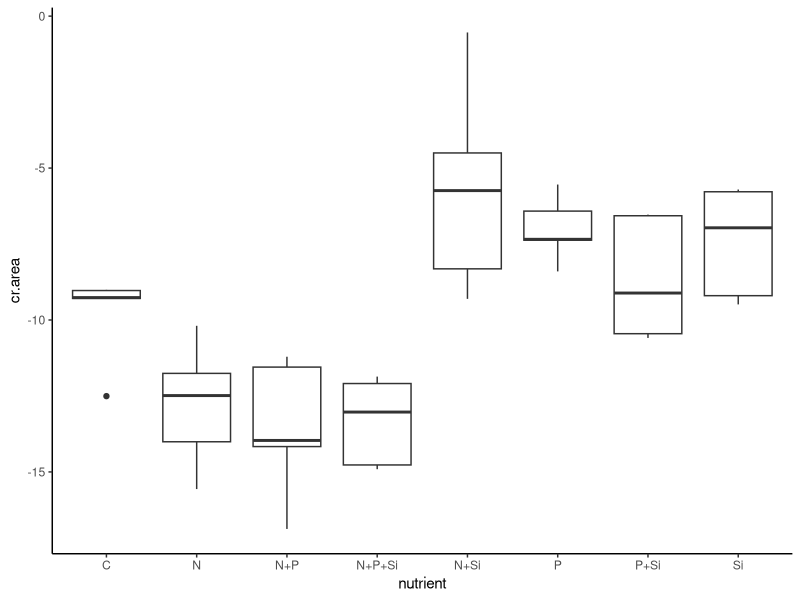
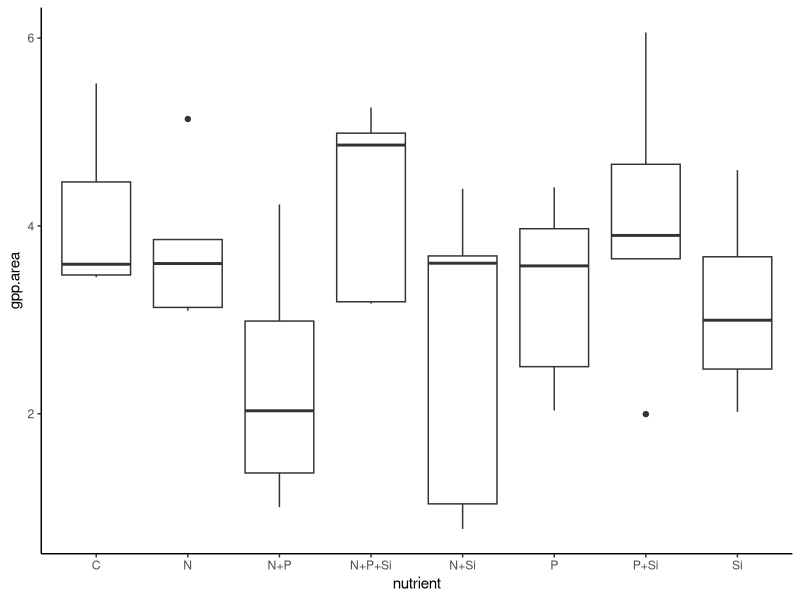
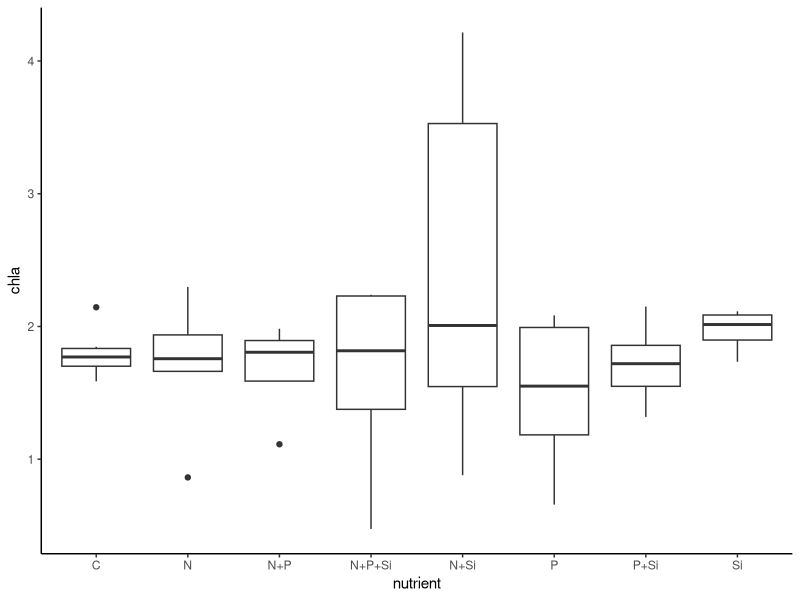
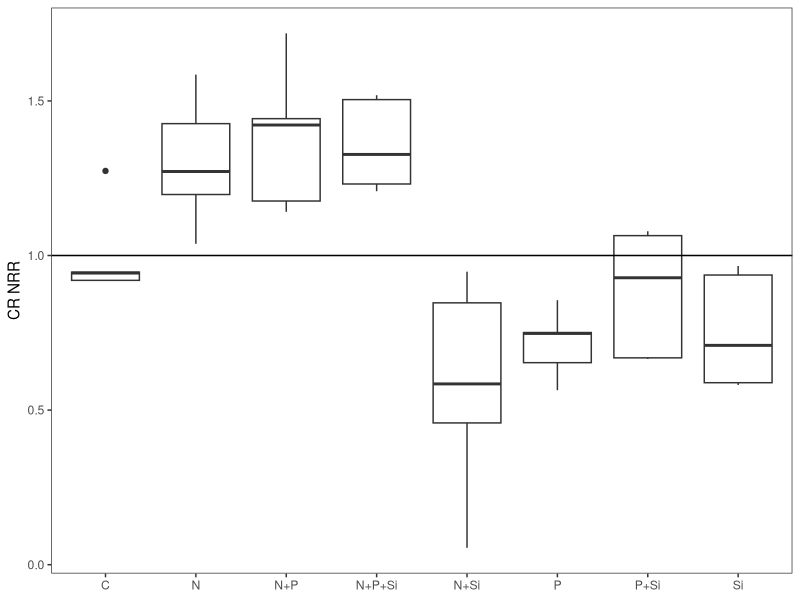
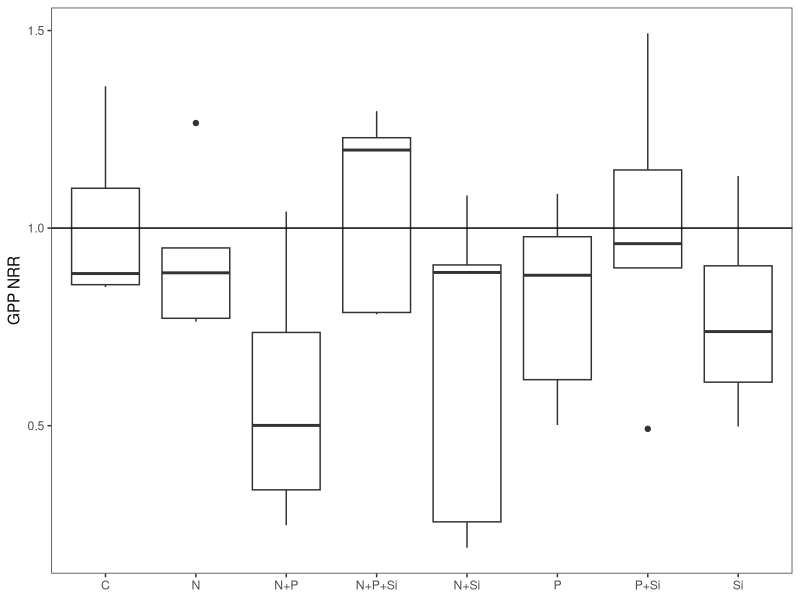
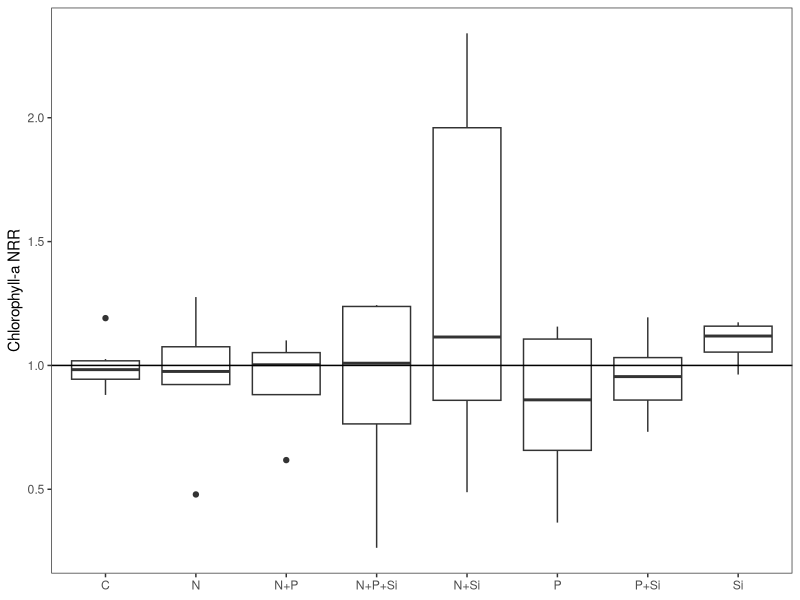
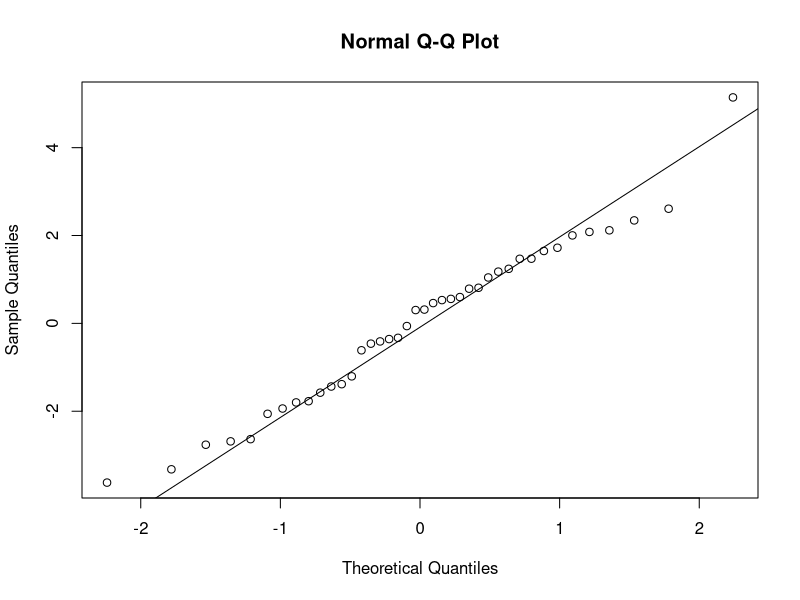
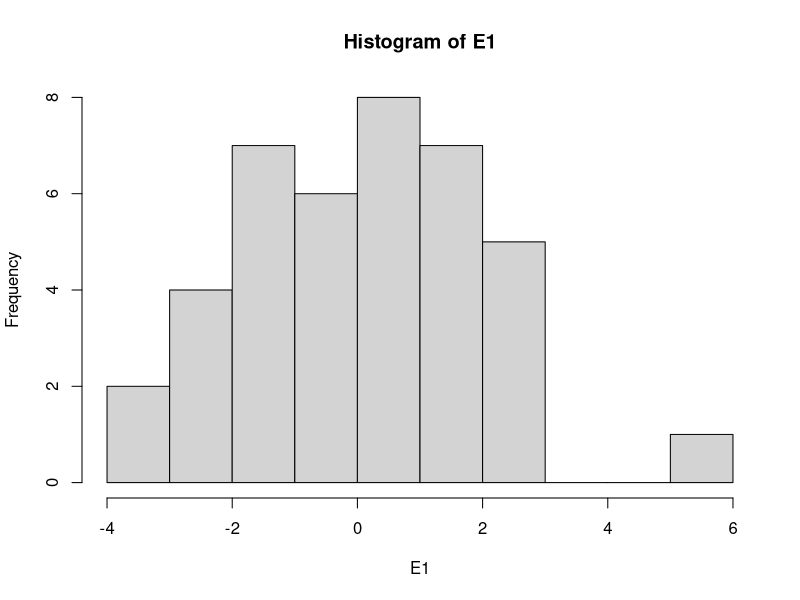

Source code (R) for these figures, in order: (Note: this script raises an error after producing the figures.)
#Author:  Clay Arango
#Creation date: 10-Feb-19
#Script to analyze NDS data from Summer 2018 WSB work with S. Roley and A. Alexiades

#packages
install.packages("nlme")
install.packages("nortest")
install.packages("plyr")
install.packages("dplyr")
install.packages("multcomp")
install.packages("MASS")
install.packages("ggplot2")
library(nlme)
library(nortest)
library(plyr)
library(dplyr)
library(multcomp)
library(MASS)
library(ggplot2)

#Load data
roza_summer <- read.table(file="roza_summer.csv", header=T, sep=",")

#set variable
d = roza_summer

#evaluate data to make sure factors are correct
names(d)

unique(d$nutrient) #control, N, NP, NPSi, NSi, P, PSi, Si
unique(d$N) #should be 0 and 1
unique(d$P) #should be 0 and 1
unique(d$Si) #should be 0 and 1
unique(d$top) #should be "sponge" and "glass"
#if need to change, use recode function below. 
d$top<-recode(d$top, "cellulose" ="sponge")
str(d)

#convert N and P and Si values (0 or 1 for absence or presence) to factors
d$N<-as.factor(d$N)
d$P<-as.factor(d$P)
d$Si<-as.factor(d$Si)
str(d)

#subset data into gpp and cr response
d.cr = subset(d, top=="sponge", data=d)
d.gpp = subset(d, top=="glass", data=d)

#check for outliers and check data entry before calculating CR-NRR
ggplot(d.cr, aes(x=nutrient, y=cr.area)) + geom_boxplot() + theme_classic()
#J1 (control) outlier?

#calculate nrr for cr
x<-ddply(d.cr, "nutrient", summarise, ave_cr = mean(cr.area, na.rm=T)) 
x
d.cr$cr.nrr = d.cr$cr.area/-9.818865 #divide by control ave_cr

#check for outliers and check data entry before calculating GPP- and chla-NRR
ggplot(d.gpp, aes(x=nutrient, y=gpp.area)) + geom_boxplot() + theme_classic()
#J2, P+Si are evenly spread
ggplot(d.gpp, aes(x=nutrient, y=chla)) + geom_boxplot() + theme_classic()
#I1, F1?

#calculate nrr for gpp and chla
x<- ddply(d.gpp, "nutrient", summarise, ave_gpp = mean(gpp.area, na.rm=T), ave_chla = mean(chla, na.rm=T)) 
x
d.gpp$gpp.nrr = d.gpp$gpp.area/4.059326 #divide by control ave_gpp
d.gpp$chla.nrr = d.gpp$chla/1.800835 #divide by control ave_chla
#use to exclude outliers
#x1<- ddply(subset(d.gpp, !(nds.id=="F6")), "nutrient", summarise, ave_chla = mean(chla_ug_cm2, na.rm=T)) 
#x1
#d.gpp$chla.nrr_1<-d.gpp$chla_ug_cm2/2.700340

#combine into one file and export
d.cr$chla.nrr<-NA
#d.cr$chla.nrr_1<-NA#for excluded outliers
d.cr$gpp.nrr<-NA
d.gpp$cr.nrr<-NA
d.nrr<-rbind(d.cr, d.gpp)
d.nrr$site.date<-"roza_summer"
write.table(d.nrr, "roza_summer_nrr.csv",  sep=",", quote=F, row.names =F)

###############
#plots of NRR
##############
ggplot(data=subset(d.cr, !(nutrient=="control")), aes(x=nutrient, y=cr.nrr))+geom_boxplot()+theme_bw()+
  ylab("CR NRR")+geom_abline(slope = 0, intercept = 1)+
  theme(axis.title.x=element_blank(), panel.grid.minor=element_blank(), panel.grid.major=element_blank())
#N limitation, possible Si inhibition

ggplot(data=subset(d.gpp, !(nutrient=="control")), aes(x=nutrient, y=gpp.nrr))+geom_boxplot()+theme_bw()+
  ylab("GPP NRR")+geom_abline(slope = 0, intercept = 1)+
  theme(axis.title.x=element_blank(), panel.grid.minor=element_blank(), panel.grid.major=element_blank())
#no limitation

ggplot(data=subset(d.gpp, !(nutrient=="control")), aes(x=nutrient, y=chla.nrr))+geom_boxplot()+theme_bw()+
  ylab("Chlorophyll-a NRR")+geom_abline(slope = 0, intercept = 1)+ 
  theme(axis.title.x=element_blank(), panel.grid.minor=element_blank(), panel.grid.major=element_blank())
#no limitation

##########
#NRR Summary Files
#########

GPP_sum<-ddply(d.gpp, "nutrient", summarise, ave_nrr.gpp=mean(gpp.nrr, na.rm=T), sd_nrr.gpp=sd(gpp.nrr, na.rm=T), 
               se_nrr.gpp =(sd(gpp.nrr)/sqrt(sum(!is.na(gpp.nrr)))), 
               ci95_nrr.gpp = (1.96*(sd(gpp.nrr)/sqrt(sum(!is.na(gpp.nrr))))),
               ave_nrr.chla=mean(chla.nrr, na.rm=T), sd_nrr.chla=sd(chla.nrr, na.rm=T), 
               se_nrr.chla =(sd(chla.nrr)/sqrt(sum(!is.na(chla.nrr)))), 
               ci95_nrr.chla = (1.96*(sd(chla.nrr)/sqrt(sum(!is.na(chla.nrr))))))
CR_sum<-ddply(d.cr, "nutrient", summarise, ave_nrr.cr=mean(cr.nrr, na.rm=T), sd_nrr.cr=sd(cr.nrr, na.rm=T), 
              se_nrr.cr =(sd(cr.nrr)/sqrt(sum(!is.na(cr.nrr)))), 
              ci95_nrr.cr = (1.96*(sd(cr.nrr)/sqrt(sum(!is.na(cr.nrr))))))

#now combine into one and export
d.sum<-merge(GPP_sum, CR_sum, by="nutrient")
d.sum$site_date<-"roza_summer"
write.table(d.sum, "roza_summer_summ.csv",  sep=",", quote=F, row.names=F)

############################################################
#analyze RESPIRATION data
############################################################

M1<-gls(cr.area~N*P*Si, data=d.cr, na.action=na.omit)
E1<-residuals(M1)
qqnorm(E1)
qqline(E1)
ad.test(E1)
   #residuals are normally distributed
hist(E1)  
plot(M1)

plot(filter(d.cr, !is.na(cr.area)) %>% dplyr::select(nutrient), 
     E1, xlab="nutrient", ylab="Residuals")
bartlett.test(cr.area~nutrient, data=d.cr)
   #variance test OK

anova(M1)
  
x <- group_by(d.cr, nutrient) %>%  # Grouping function causes subsequent functions to aggregate by season and reach
  summarize(cr.mean = abs(mean(cr.area, na.rm = TRUE)), # na.rm = TRUE to remove missing values
            cr.sd=abs(sd(cr.area, na.rm = TRUE)),  # na.rm = TRUE to remove missing values
            n = sum(!is.na(cr.area)), # of observations, excluding NAs. 
            cr.se=cr.sd/sqrt(n))

ggplot(data=x, aes(x=nutrient, y=cr.mean)) + 
  geom_bar(stat="identity", position=position_dodge(), color = "black") + 
  geom_errorbar(aes(ymin=cr.mean, ymax=cr.mean+cr.se), width=0.2, 
                position=position_dodge(0.9)) + 
  xlab("Nutrient") +
  ylab(expression(Respiration~(ug~O[2]~m^{-2}~h^{-1}))) +
  ylim(0,20) +
  labs(fill="Light") +
  theme_bw() +
  theme(panel.grid.major=element_blank(),
        panel.grid.minor=element_blank(),
        legend.title=element_text(size=6),
        legend.key=element_blank(), 
        legend.position=c(0.5,0.95), 
        legend.text=element_text(size=8), 
        legend.background=element_blank(), 
        legend.direction="horizontal", 
        legend.key.size=unit(0.3, "cm"), 
        axis.title.y=element_text(size=8), 
        axis.title.x=element_text(size=8), 
        axis.text.x=element_text(size=8))

#ggsave('output/figures/Roza_summer.tiff',
#       units="in",
#       width=3.25,
#       height=3.25,
#       dpi=1200,
#       compression="lzw")

#summarize nrr
x <- group_by(d.cr, nutrient) %>%  # Grouping function causes subsequent functions to aggregate by season and reach
  summarize(cr.mean = abs(mean(cr.nrr, na.rm = TRUE)), # na.rm = TRUE to remove missing values
            cr.sd=abs(sd(cr.nrr, na.rm = TRUE)),  # na.rm = TRUE to remove missing values
            n = sum(!is.na(cr.nrr)), # of observations, excluding NAs. 
            cr.se=cr.sd/sqrt(n))

############################################################
#analyze the PRODUCTION data
############################################################

M1<-gls(gpp.area~N*P*Si, data=d.gpp, na.action=na.omit) 
E1<-residuals(M1)
qqnorm(E1)
qqline(E1)
ad.test(E1)
   #residuals are normal

hist(E1, xlab="residuals", main="")
plot(M1)

plot(filter(d.gpp, !is.na(gpp.area)) %>% dplyr::select(nutrient), 
     E1, xlab="nutrient", ylab="Residuals")
bartlett.test(gpp.area~nutrient, data=d.gpp)
   #OK

anova(M1)
  
x <- group_by(d.gpp, nutrient) %>%  # Grouping function causes subsequent functions to aggregate by season and reach
  summarize(gpp.mean = abs(mean(gpp.area, na.rm = TRUE)), # na.rm = TRUE to remove missing values
            gpp.sd=abs(sd(gpp.area, na.rm = TRUE)),  # na.rm = TRUE to remove missing values
            n = sum(!is.na(gpp.area)), # of observations, excluding NAs. 
            gpp.se=gpp.sd/sqrt(n))

ggplot(data=x, aes(x=nutrient, y=gpp.mean)) + 
  geom_bar(stat="identity", position=position_dodge(), color = "black") + 
  geom_errorbar(aes(ymin=gpp.mean, ymax=gpp.mean+gpp.se), width=0.2, 
                position=position_dodge(0.9)) + 
  xlab("Nutrient") +
  ylab(expression(Production~(ug~O[2]~m^{-2}~h^{-1}))) +
  labs(fill="Light") +
  theme_bw() +
  theme(panel.grid.major=element_blank(),
        panel.grid.minor=element_blank(), 
        legend.title=element_text(size=6), 
        legend.key=element_blank(),  
        legend.position=c(0.5,0.95),  
        legend.text=element_text(size=8),  
        legend.background=element_blank(),  
        legend.direction="horizontal",  
        legend.key.size=unit(0.3, "cm"),  
        axis.title.y=element_text(size=8),  
        axis.title.x=element_text(size=8),  
        axis.text.x=element_text(size=8))

#ggsave('output/figures/gppByNutrient.tiff',
#       units="in",
#       width=3.25,
#       height=3.25,
#       dpi=1200,
#       compression="lzw")

#summarize nrr
x <- group_by(d.gpp, nutrient) %>%  # Grouping function causes subsequent functions to aggregate by season and reach
  summarize(gpp.mean = abs(mean(gpp.nrr, na.rm = TRUE)), # na.rm = TRUE to remove missing values
            gpp.sd=abs(sd(gpp.nrr, na.rm = TRUE)),  # na.rm = TRUE to remove missing values
            n = sum(!is.na(gpp.nrr)), # of observations, excluding NAs. 
            gpp.se=gpp.sd/sqrt(n))

#BELOW HERE IS NOT EDITED





############################################################
#analyze the CHL-A biomass on disks

M1<-gls(chla~N*P*light, data=roza_sum.chla, na.action=na.omit)
E1<-residuals(M1)
qqnorm(E1)
qqline(E1)
ad.test(E1)
  #residuals look bad (p=0.001)
hist(E1)
plot(M1)

vf1 = varIdent(form = ~ 1|N*P)
vf2 = varIdent(form = ~ 1|light)
vf3 = varIdent(form = ~ 1|N*P*light)
vf4 = varPower(form = ~ fitted(.)) 
vf5 = varExp(form = ~ fitted(.))
vf6 = varConstPower(form = ~ fitted(.))
vf7 = varExp(form = ~ fitted(.)|nutrient)

M2<-gls(chla~N*P*light, data=roza_sum.chla, na.action=na.omit, weights=vf1)
M3<-gls(chla~N*P*light, data=roza_sum.chla, na.action=na.omit, weights=vf2)
M4<-gls(chla~N*P*light, data=roza_sum.chla, na.action=na.omit, weights=vf3)
M5<-gls(chla~N*P*light, data=roza_sum.chla, na.action=na.omit, weights=vf4)
M6<-gls(chla~N*P*light, data=roza_sum.chla, na.action=na.omit, weights=vf5)
M7<-gls(chla~N*P*light, data=roza_sum.chla, na.action=na.omit, weights=vf6)
M8<-gls(chla~N*P*light, data=roza_sum.chla, na.action=na.omit, weights=vf7)

anova(M1,M2,M3,M4,M5,M6,M7,M8)

#M3 is best on AIC

E3<-residuals(M3)
qqnorm(E3)
qqline(E3)
ad.test(E3)
#residuals are not normal (p=0.001)
hist(E3, xlab="residuals", main="")
plot(M3)
  #hist and plot look good

plot(filter(roza_sum.chla, !is.na(chla)) %>% dplyr::select(light), 
     E3, xlab="light", ylab="Residuals")
bartlett.test(chla~light, data=roza_sum.chla)

plot(filter(roza_sum.chla, !is.na(chla)) %>% dplyr::select(nutrient), 
     E3, xlab="nutrient", ylab="Residuals")
bartlett.test(chla~nutrient, data=roza_sum.chla)

anova(M3)

#light is significant and N and P separately interact with light

x<-roza_sum.chla[complete.cases(roza_sum.chla$chla),]

with(x, 
     interaction.plot(nutrient,light,chla, 
                      ylim=c(0,1.5),lty=c(1,12),lwd=2,ylab="Chlorophyll a", 
                      xlab="Nutrient", trace.label="Light"))

x <- group_by(roza_sum.chla, nutrient, light) %>%  # Grouping function causes subsequent functions to aggregate by season and reach
  summarize(chla.mean = mean(chla, na.rm = TRUE), # na.rm = TRUE to remove missing values
            chla.sd=sd(chla, na.rm = TRUE),  # na.rm = TRUE to remove missing values
            n = sum(!is.na(chla)), # of observations, excluding NAs. 
            chla.se=chla.sd/sqrt(n))

ggplot(data=x, 
       aes(x=nutrient, y=chla.mean, fill=light)) + 
  geom_bar(stat="identity", position=position_dodge(), color = "black") + 
  geom_errorbar(aes(ymin=chla.mean, ymax=chla.mean+chla.se), width=0.2, 
                position=position_dodge(0.9)) + 
  scale_fill_manual(values=c("white","black")) +
  xlab("Nutrient") +
  ylab(expression(Chlorophyll~a~(ug~cm^{-2}))) +
  ylim(0,1.7) +
  labs(fill="Light") +
  theme_bw() +
  theme(panel.grid.major=element_blank(), 
        panel.grid.minor=element_blank(), 
        legend.title=element_text(size=6), 
        legend.key=element_blank(), 
        legend.position=c(0.5,0.95), 
        legend.text=element_text(size=8), 
        legend.background=element_blank(), 
        legend.direction="horizontal", 
        legend.key.size=unit(0.3, "cm"), 
        axis.title.y=element_text(size=8), 
        axis.title.x=element_text(size=8), 
        axis.text.x=element_text(size=8))

ggsave('output/figures/chlaByNutrientLight.tiff',
       units="in",
       width=3.25,
       height=3.25,
       dpi=1200,
       compression="lzw")



############################################################
############################################################
#calculate nrr mean and standard error
x1 <- group_by(roza_sum, nutrient, light) %>%  # Grouping function causes subsequent functions to aggregate by season and reach
  summarize(chla.nrr.mean = mean(chla.nrr, na.rm = TRUE), # na.rm = TRUE to remove missing values
            chla.nrr.sd=sd(chla.nrr, na.rm = TRUE),  # na.rm = TRUE to remove missing values
            chla.n = sum(!is.na(chla.nrr)), # of observations, excluding NAs. 
            chla.nrr.se=chla.nrr.sd/sqrt(chla.n))


x2 <- group_by(roza_sum, nutrient, light) %>%  # Grouping function causes subsequent functions to aggregate by season and reach
  summarize(gpp.nrr.mean = mean(gpp.nrr, na.rm = TRUE), # na.rm = TRUE to remove missing values
            gpp.nrr.sd=sd(gpp.nrr, na.rm = TRUE),  # na.rm = TRUE to remove missing values
            gpp.n = sum(!is.na(gpp.nrr)), # of observations, excluding NAs. 
            gpp.nrr.se=gpp.nrr.sd/sqrt(gpp.n))

x3 <- group_by(roza_sum, nutrient, light) %>%  # Grouping function causes subsequent functions to aggregate by season and reach
  summarize(cr.nrr.mean = mean(cr.nrr, na.rm = TRUE), # na.rm = TRUE to remove missing values
            cr.nrr.sd=sd(cr.nrr, na.rm = TRUE),  # na.rm = TRUE to remove missing values
            cr.n = sum(!is.na(cr.nrr)), # of observations, excluding NAs. 
            cr.nrr.se=cr.nrr.sd/sqrt(cr.n))

roza_sum.nrr<-cbind(x1,x2,x3)
roza_sum.nrr <- roza_sum.nrr[, !duplicated(colnames(roza_sum.nrr))]
write.csv(roza_sum.nrr, "roza_sum.nrr.csv")
